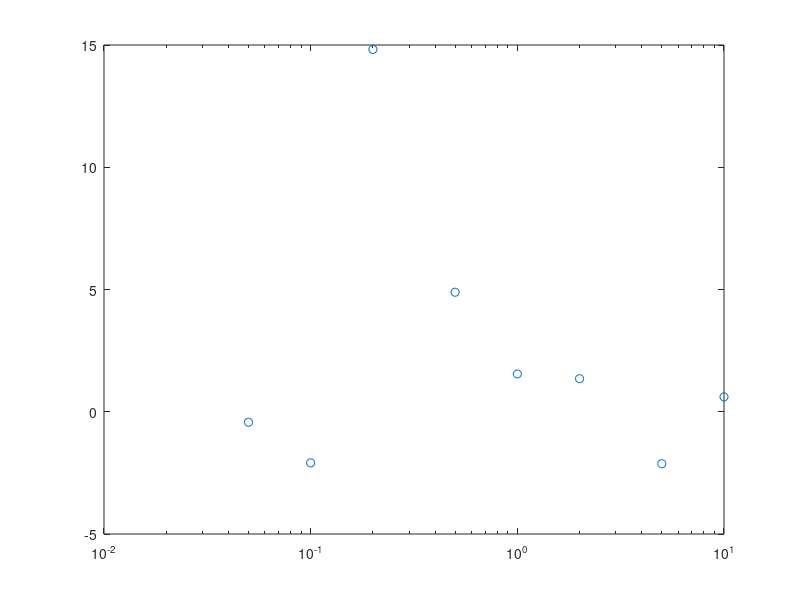

Reproduce this figure in MATLAB.
U_mag = [0.4956 0.4998 0.4994 0.4971 0.9701 0.4862 0.4882 0.9779];
Y_mag = [0.5387 0.4652 0.2831 0.1235 0.01374 0.0609 0.02877 0.02403];
U_ang = [-0.9269 -0.1831 2.87 -3.726 -0.2803 0.2949 -0.5253 1.338];
Y_ang = [-1.356 -2.274 17.69 1.162 0.3281 1.84 0.8273 -0.7873];

H_mag = Y_mag ./ U_mag;
H_ang = Y_ang - U_ang;

%(360/(2*pi))*frequency.*abs

frequency = [0.05 0.1 0.2 0.5 10.0 1.0 2.0 5.0];

% semilogx(frequency,20*log10(H_mag),'o')

semilogx(frequency, H_ang,'o')
